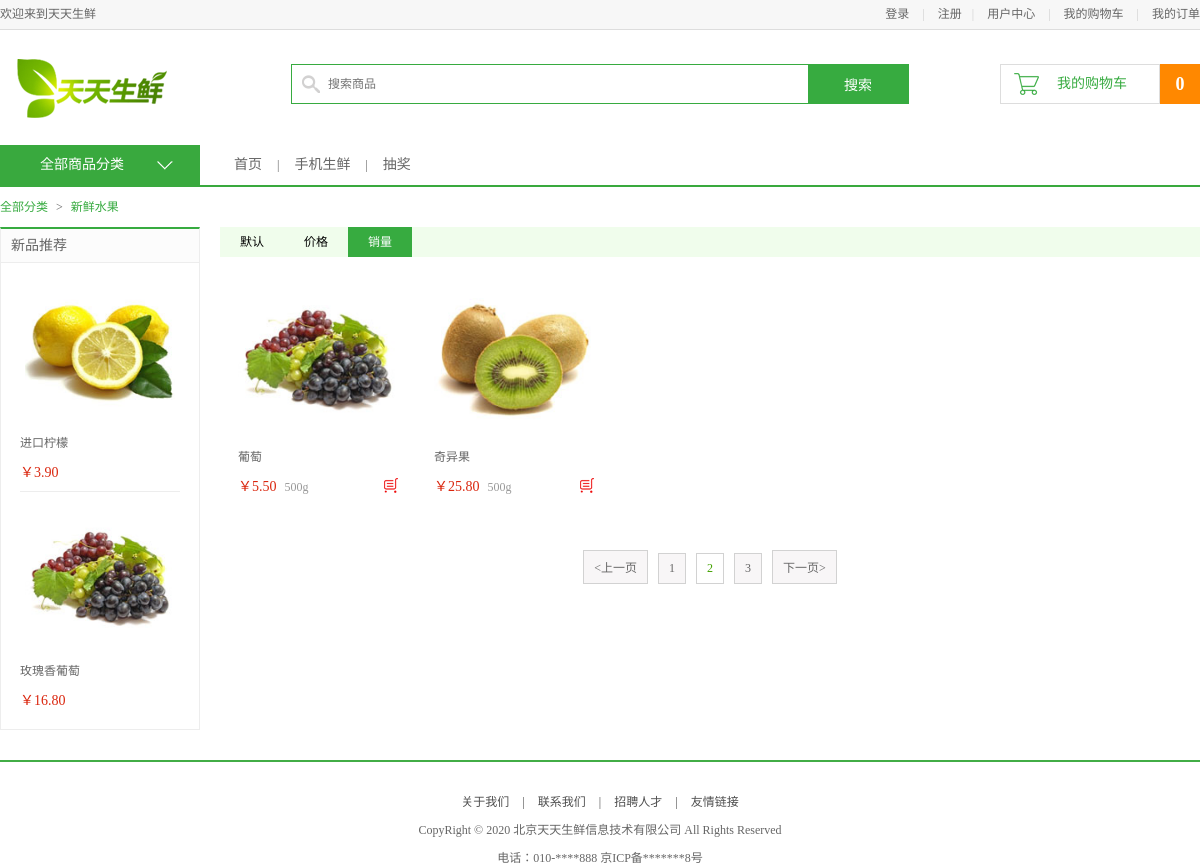
The app's page /list/3/2/?sort=hot, older data.
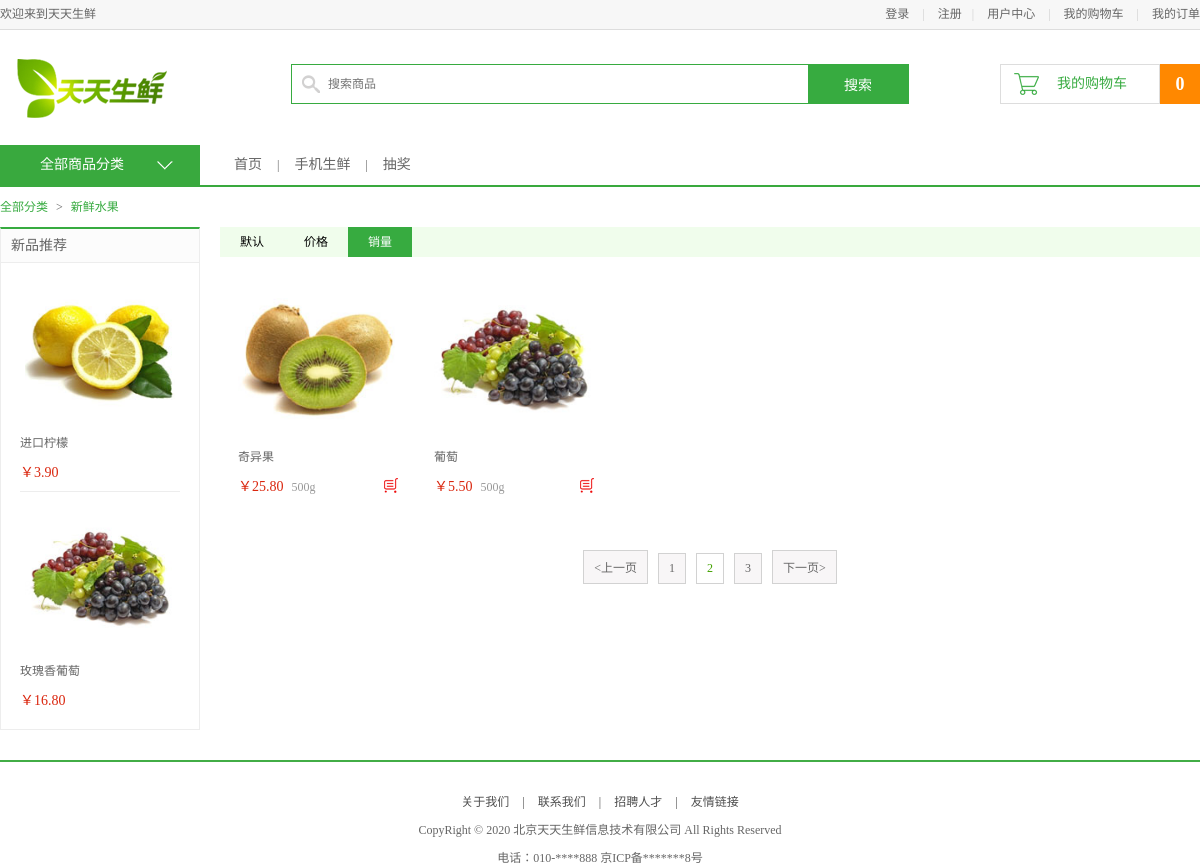
The same page, newer data.
### apps/goods/models.py (models this page shows, shortened)
class GoodsSKU(models.Model):
    status_choices = (
        (0, '下线'),
        (1, '上线'),
    )
    type = models.ForeignKey('GoodsType', verbose_name='商品种类', on_delete=models.CASCADE)
    goods = models.ForeignKey('Goods', verbose_name='商品SPU', on_delete=models.CASCADE)
    name = models.CharField(max_length=20, verbose_name='商品名称')
    desc = models.CharField(max_length=256, verbose_name='商品简介')
    price = models.DecimalField(max_digits=10, decimal_places=2, verbose_name='商品价格')
    unite = models.CharField(max_length=20, verbose_name='商品单位')
    image = models.ImageField(upload_to='goods', verbose_name='商品图片')
    stock = models.IntegerField(default=1, verbose_name='商品库存')
    sales = models.IntegerField(default=0, verbose_name='商品销量')
    status = models.SmallIntegerField(default=1, choices=status_choices, verbose_name='商品状态')
    class Meta:
        db_table = 'df_goods_sku'
        verbose_name = '商品'
        verbose_name_plural = verbose_name

### apps/goods/views.py (the view)
# urls.py: url(r'^list/(?P<type_id>\d+)/(?P<page_num>\d+)/$', ListView.as_view(), name='list'),
class ListView(View):
    def get(self, request, type_id, page_num):
        sort_dic = {
            'price': 'price',
            'hot': '-sales', # - 表示降序排列
            'default': '-id',
        }
        types = GoodsType.objects.all()
        type_cur = GoodsType.objects.get(id=type_id)
        sort = request.GET.get('sort')
        sku_list = GoodsSKU.objects.filter(type=type_cur).order_by(sort_dic[sort])
        paginator = Paginator(sku_list, 2) # 每页显示两条记录
        total_page = paginator.num_pages # 总的页数
        page_num = int(page_num)
        if page_num > total_page:
            page_num = 1
        skus_page = paginator.page(page_num) # 当前页的 page 对象
        page_list = []
        if total_page <= 3: # 若总页数小于3，则将页码全部显示
            page_list = range(1, total_page+1)
        elif page_num == 1: # 若当前页码为第一页，则显示页码 1,2,3
            page_list = range(1, 4)
        elif page_num == total_page: # 若当前页码为最后一页，则显示最后三个页码
            page_list = range(total_page-2, total_page+1)
        else: # 其他情况则显示前一页，当前页，后一页页码
            page_list = range(page_num-1, page_num+2)
        user = request.user
        cart_count = 0
        if user.is_authenticated:
            conn = get_redis_connection('default')
            cart_key = "cart_%d"%user.id
            cart_count = conn.hlen(cart_key)
        context = {
            'types': types,
            'type': type_cur,
            'skus_page': skus_page,
            'page_list': page_list,
            'sort': sort,
            'cart_count': cart_count,
        }
        return render(request, 'list.html', context)

### templates/list.html (shortened to what this page needs)
{% extends 'base.html' %}
{% load static %}
{% block body %}
	<div class="navbar_con">
		<div class="navbar clearfix">
			<div class="subnav_con fl">
				<h1>全部商品分类</h1>
				<span></span>
			</div>
			<ul class="navlist fl">
				<li><a href="">首页</a></li>
				<li class="interval">|</li>
				<li><a href="">手机生鲜</a></li>
				<li class="interval">|</li>
				<li><a href="">抽奖</a></li>
			</ul>
		</div>
	</div>
	<div class="breadcrumb">
		<a href="#">全部分类</a>
		<span>></span>
		<a href="#">{{ type.name }}</a>
	</div>
	<div class="main_wrap clearfix">
		<div class="l_wrap fl clearfix">
			<div class="new_goods">
				<h3>新品推荐</h3>
				<ul>
					<li>
						<a href="#"><img src="{% static 'images/goods/goods001.jpg' %}"></a>
						<h4><a href="#">进口柠檬</a></h4>
						<div class="prize">￥3.90</div>
					</li>
					<li>
						<a href="#"><img src="{% static 'images/goods/goods002.jpg' %}"></a>
						<h4><a href="#">玫瑰香葡萄</a></h4>
						<div class="prize">￥16.80</div>
					</li>
				</ul>
			</div>
		</div>
		<div class="r_wrap fr clearfix">
			<div class="sort_bar">
				<a href="{% url 'goods:list' type.id 1 %}?sort=default" {% if sort == 'default' %} class="active" {% endif %}>默认</a>
				<a href="{% url 'goods:list' type.id 1 %}?sort=price" {% if sort == 'price' %} class="active" {% endif %}>价格</a>
				<a href="{% url 'goods:list' type.id 1 %}?sort=hot" {% if sort == 'hot' %} class="active" {% endif %}>销量</a>
			</div>
			<ul class="goods_type_list clearfix">
				{% for sku in skus_page %}
					<li>
						<a href="{% url 'goods:detail' sku.id %}"><img src="{{ sku.image.url }}"></a>
						<h4><a href="{% url 'goods:detail' sku.id %}">{{ sku.name }}</a></h4>
						<div class="operate">
							<span class="prize">￥{{ sku.price }}</span>
							<span class="unit">{{ sku.unite }}</span>
							<a href="#" class="add_goods" title="加入购物车"></a>
						</div>
					</li>
				{% endfor %}
			</ul>
			<div class="pagenation">
				{% if skus_page.has_previous %}
					<a href="{% url 'goods:list' type.id skus_page.previous_page_number %}?sort={{ sort }}">&lt;上一页</a>
				{% endif %}
				{% for num in page_list %}
					<a href="{% url 'goods:list' type.id num %}?sort={{ sort }}" {% if num == skus_page.number %} class="active" {% endif %}>{{ num }}</a>
				{% endfor %}
				{% if skus_page.has_next %}
					<a href="{% url 'goods:list' type.id skus_page.next_page_number %}?sort={{ sort }}">下一页></a>
				{% endif %}
			</div>
		</div>
	</div>
{% endblock body %}

Row changes from the older to the newer data that the page shows:
changed GoodsSKU "奇异果": moves up the list
